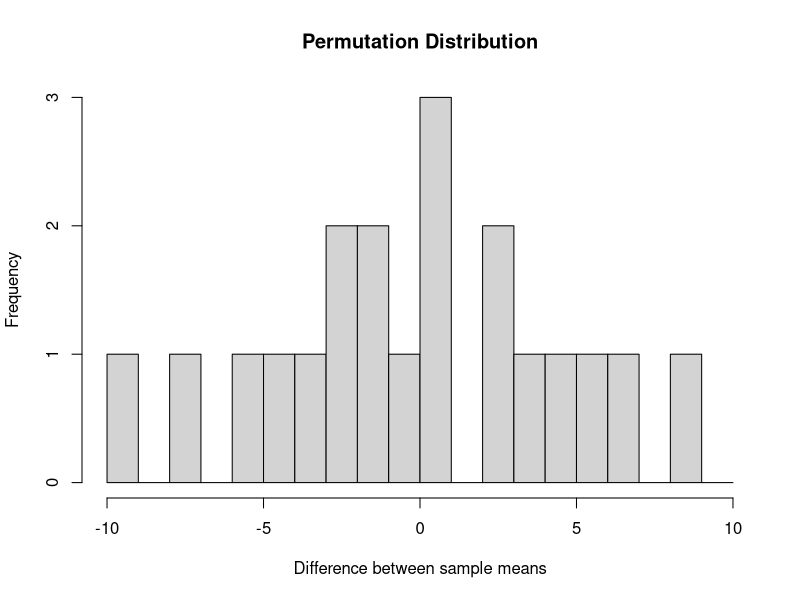

R code for this plot:

y <- c(48, 56, 58, 44, 46, 51)
x <- c(rep("A", 3), rep("B", 3))
dat0 <- data.frame(x=x, y=y)
with(dat0, tapply(y, x, mean))
a <- t(combn(y, 3, simplify=T))
b <- t(apply(a, 1, setdiff, x=y))
dd <- as.data.frame(cbind(a, round(apply(a, 1, mean), 2), b,
round(apply(b, 1, mean), 2), round(apply(a, 1, mean) - apply(b, 1,
mean), 2)))
names(dd)[c(4, 8, 9)] <- c("meanA", "meanB", "diff")
write.table(dd, file="PermTestEG.txt", sep="\t", eol="\n", row.names=F)
hist(dd$diff, breaks=seq(-10, 10, 1), main="Permutation Distribution",
xlab="Difference between sample means", ylab="Frequency")

vector <- sort(dd$diff)
vector




